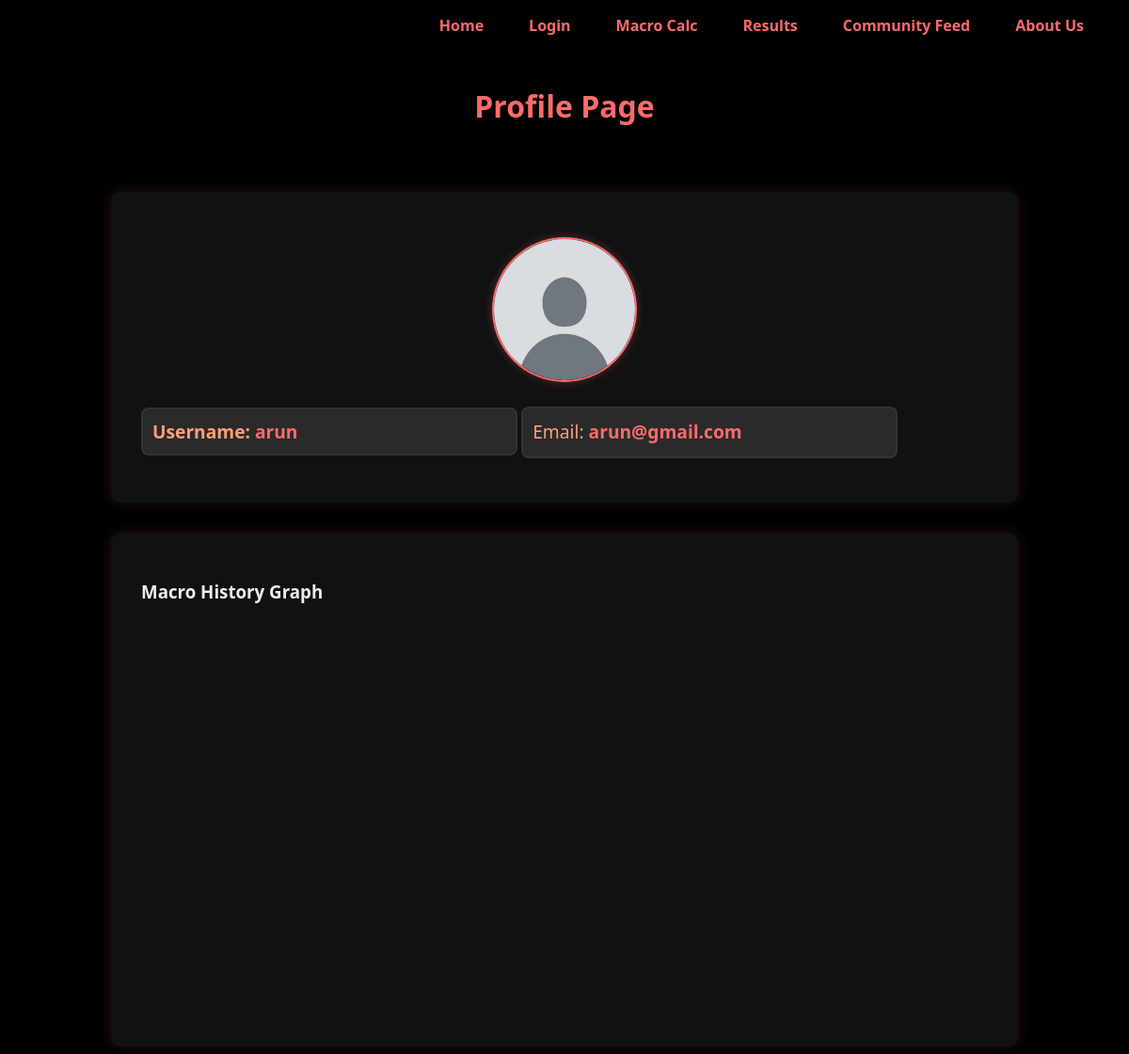
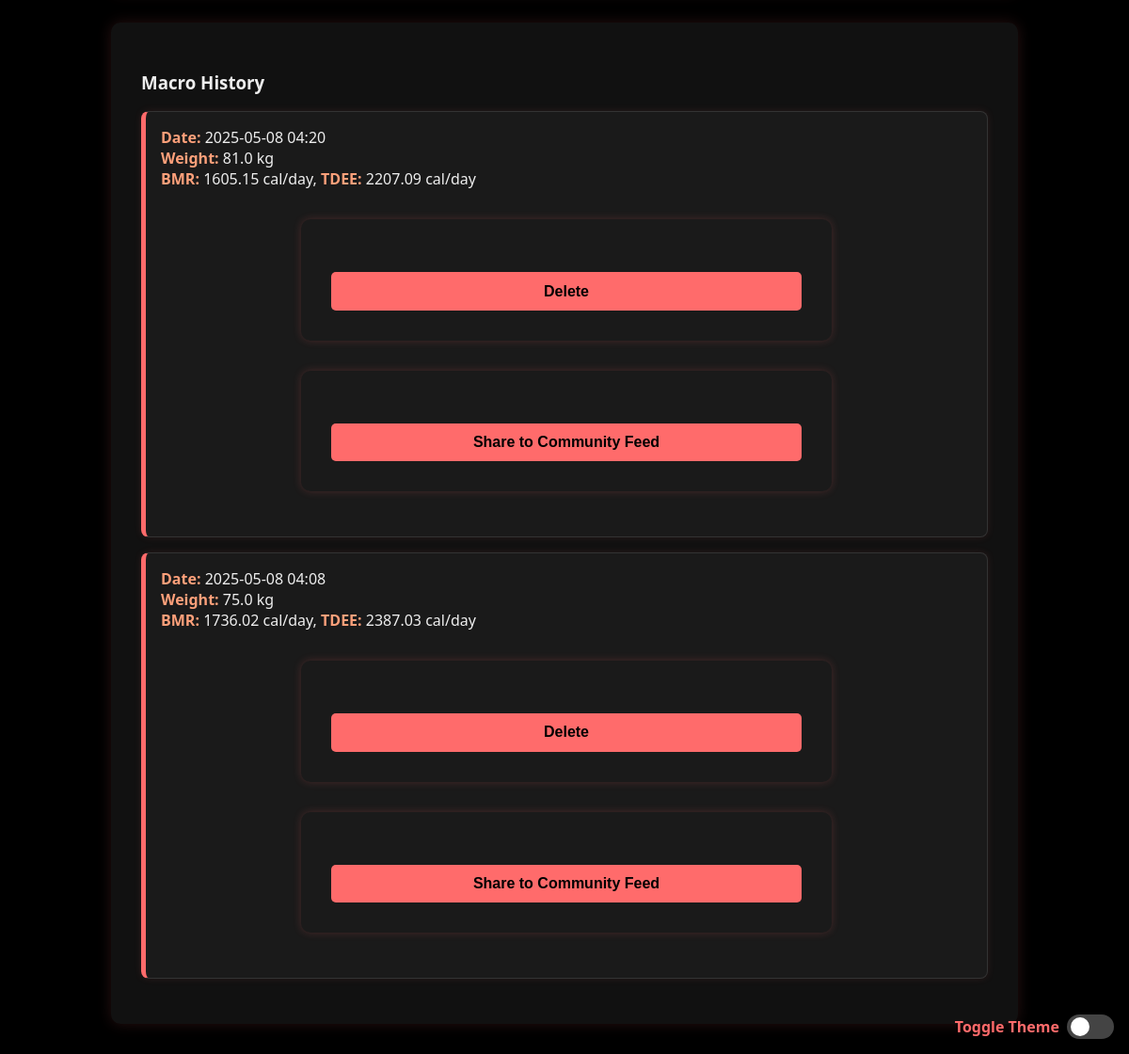
The app's page /profile (signed in) with its own data (2 pictures, top to bottom).
### app/models.py (models this page shows)
class User(db.Model, UserMixin):
    id = db.Column(db.Integer, primary_key=True)
    name = db.Column(db.String(80), unique=True, nullable=False)
    email = db.Column(db.String(120), unique=True, nullable=False)
    password = db.Column(db.String(120), nullable=False)

class MacroPost(db.Model):
    id = db.Column(db.Integer, primary_key=True)
    gender = db.Column(db.String(10), nullable=False)
    age = db.Column(db.Integer, nullable=False)
    weight = db.Column(db.Float, nullable=False)
    height = db.Column(db.Float, nullable=False)
    bmr = db.Column(db.Float, nullable=False)
    tdee = db.Column(db.Float, nullable=False)
    timestamp = db.Column(db.DateTime, server_default=db.func.now())
    user_id = db.Column(db.Integer, db.ForeignKey('user.id'), nullable=False)
    user = db.relationship('User', backref=db.backref('macroposts', lazy=True))

### app/routes.py (the view)
@app.route("/profile")
@login_required
def profile():
    macro_posts = MacroPost.query.filter_by(user_id=current_user.id).order_by(MacroPost.timestamp.desc()).all()
    return render_template("profile.html", user=current_user, macro_posts=macro_posts)

### app/__init__.py (called while the page is built)
@login_manager.user_loader
def load_user(user_id):
    return User.query.get(int(user_id))

### app/templates/profile.html (shortened to what this page needs)
{% extends "base.html" %}
{% block content %}
<div class="profile-container">
    <header class="profile-header">
        <h1>Profile Page</h1>
    </header>
    <section class="profile-info">
        <img src="{{ url_for('static', filename='images/placeholder-profile.jpg') }}" alt="Profile Picture" class="profile-picture">
        <h2 id="username">Username: <strong>{{ user.name if user else '[Placeholder]' }}</strong></h2>
        <p id="email">Email: <strong>{{ user.email if user else '[Placeholder]' }}</strong></p>
    </section>
    <section class="graph">
        <h3>Macro History Graph</h3>
        <div id="macro-history-graph" style="width: 100%; height: 400px; margin-bottom: 20px;"></div>
    </section>
    <section class="macro-history">
        <h3>Macro History</h3>
        {% if macro_posts %}
            <ul>
                {% for post in macro_posts %}
                    <li>
                        <strong>Date:</strong> {{ post.timestamp.strftime('%Y-%m-%d %H:%M') }}<br>
                        <strong>Weight:</strong> {{ post.weight }} kg<br>
                        <strong>BMR:</strong> {{ post.bmr }} cal/day,
                        <strong>TDEE:</strong> {{ post.tdee }} cal/day
                        <form action="{{ url_for('delete_macro_post', post_id=post.id) }}" method="POST" style="inline">
                            <button type="submit" onclick="return confirm('Are you sure you want to delete this entry?');">Delete</button>
                        </form>
                        <form action="{{ url_for('create_feed_post', post_id = post.id) }}" method="POST" style="inline">
                                    <button type="submit">Share to Community Feed</button>
                        </form>
                    </li>
                {% endfor %}
            </ul>
        {% else %}
            <p>You haven't saved any results yet.</p>
        {% endif %}
    </section>
</div>
<div class="theme-toggle">
    <label class="theme-label" for="theme-switch">Toggle Theme</label>
    <label class="switch">
        <span class="slider"></span>
    </label>
</div>
{% endblock %}

### app/templates/base.html (shortened to what this page needs)
<!DOCTYPE html>
<html lang="en">
<head>
  <link rel="stylesheet" href="./static/css/style.css" />
</head>
<body>
  <header>
    <nav>
      <ul>
        <li><a href="{{ url_for('home') }}">Home</a></li>
        {% if "user" not in session %}
          <li><a href="{{ url_for('login') }}">Login</a></li>
        {% else %}
          <li><a href="{{ url_for('profile') }}">Profile</a></li>
        {% endif %}
        <li><a href="{{ url_for('calculator') }}">Macro Calc</a></li>
        <li><a href="{{ url_for('results') }}">Results</a></li>
        <li><a href="{{ url_for('feed') }}">Community Feed</a></li>
        <li><a href="{{ url_for('about') }}">About Us</a></li>
      </ul>
    </nav>
  </header>
  <main>
    {% block content %}
    {% endblock %}
  </main>
</body>
</html>

### app/static/css/style.css (style rules this page uses)
body { background-color: #000; color: #eee; font-family: 'Segoe UI', Tahoma, Geneva, Verdana, sans-serif; margin: 0; padding: 0; }
h1, h2 { color: #ff6b6b; text-align: center; }
header { padding: 1rem 2rem; }
nav ul { list-style: none; display: flex; justify-content: flex-end; gap: 1rem; padding: 0; margin: 0; }
nav a { position: relative; color: #ff6b6b; font-weight: bold; text-decoration: none; padding: 0.5rem 1rem; transition: color 0.3s ease; }
nav a::after { content: ''; position: absolute; left: 0; bottom: 0; height: 2px; width: 0%; background-color: #ff6b6b; transition: width 0.3s ease; }
form { background-color: #1a1a1a; padding: 2rem; border-radius: 10px; max-width: 500px; margin: 2rem auto; box-shadow: 0 0 10px rgba(255, 107, 107, 0.2); }
label { font-weight: bold; display: block; margin-top: 1rem; color: #ff6b6b; }
input, select, button { width: 100%; padding: 0.7rem; margin-top: 0.5rem; border-radius: 5px; border: none; background-color: #333; color: #fff; font-size: 1rem; }
button { background-color: #ff6b6b; color: #000; font-weight: bold; margin-top: 1.5rem; cursor: pointer; transition: background-color 0.3s; }
section { background-color: #111; color: #eee; max-width: 900px; margin: 2rem auto; padding: 2rem; border-radius: 10px; box-shadow: 0 0 15px rgba(255, 107, 107, 0.15); }
section h2 { color: #ff6b6b; margin-bottom: 1rem; font-size: 1.8rem; }
section p { font-size: 1rem; line-height: 1.6; }
.profile-picture { width: 150px; height: 150px; border-radius: 50%; object-fit: cover; border: 2px solid #ff6b6b; display: block; margin: 1rem auto; box-shadow: 0 0 10px rgba(255, 107, 107, 0.3); }
.profile-info h2, .profile-info p { background-color: #2a2a2a; color: #ffa07a; border: 2px solid #333; border-radius: 8px; padding: 10px; font-size: 1.2rem; max-width: 400px; margin: 10px 0; box-sizing: border-box; text-align: left; display: inline-block; width: 100%; transition: background-color 0.3s ease; }
.profile-info strong { color: #ff6b6b; }
.profile-info h2, .profile-info p { margin-bottom: 15px; }
.macro-history ul { list-style: none; padding: 0; margin: 0; }
.macro-history li { background-color: #1a1a1a; border: 1px solid #333; border-left: 5px solid #ff6b6b; border-radius: 8px; padding: 1rem; margin-bottom: 1rem; box-shadow: 0 0 8px rgba(255, 107, 107, 0.1); transition: transform 0.2s ease; }
.macro-history strong { color: #ffa07a; }
.theme-toggle { position: fixed; bottom: 1rem; right: 1rem; display: flex; align-items: center; gap: 0.5rem; z-index: 10000; }
.theme-label { color: #ff6b6b; font-weight: bold; }
.switch { position: relative; display: inline-block; width: 50px; height: 26px; }
.slider { position: absolute; cursor: pointer; top: 0; left: 0; right: 0; bottom: 0; background-color: #444; transition: 0.4s; border-radius: 34px; }
.slider::before { position: absolute; content: ""; height: 20px; width: 20px; left: 4px; bottom: 3px; background-color: white; transition: 0.4s; border-radius: 50%; }
#macro-history-graph { width: 100%; height: 400px; margin-bottom: 20px; }

### records on screen
User: name "arun", email "arun@gmail.com"
MacroPost: timestamp "2025-05-08 04:20", weight "81.0", bmr "1605.15", tdee "2207.09"
MacroPost: timestamp "2025-05-08 04:08", weight "75.0", bmr "1736.02", tdee "2387.03"
